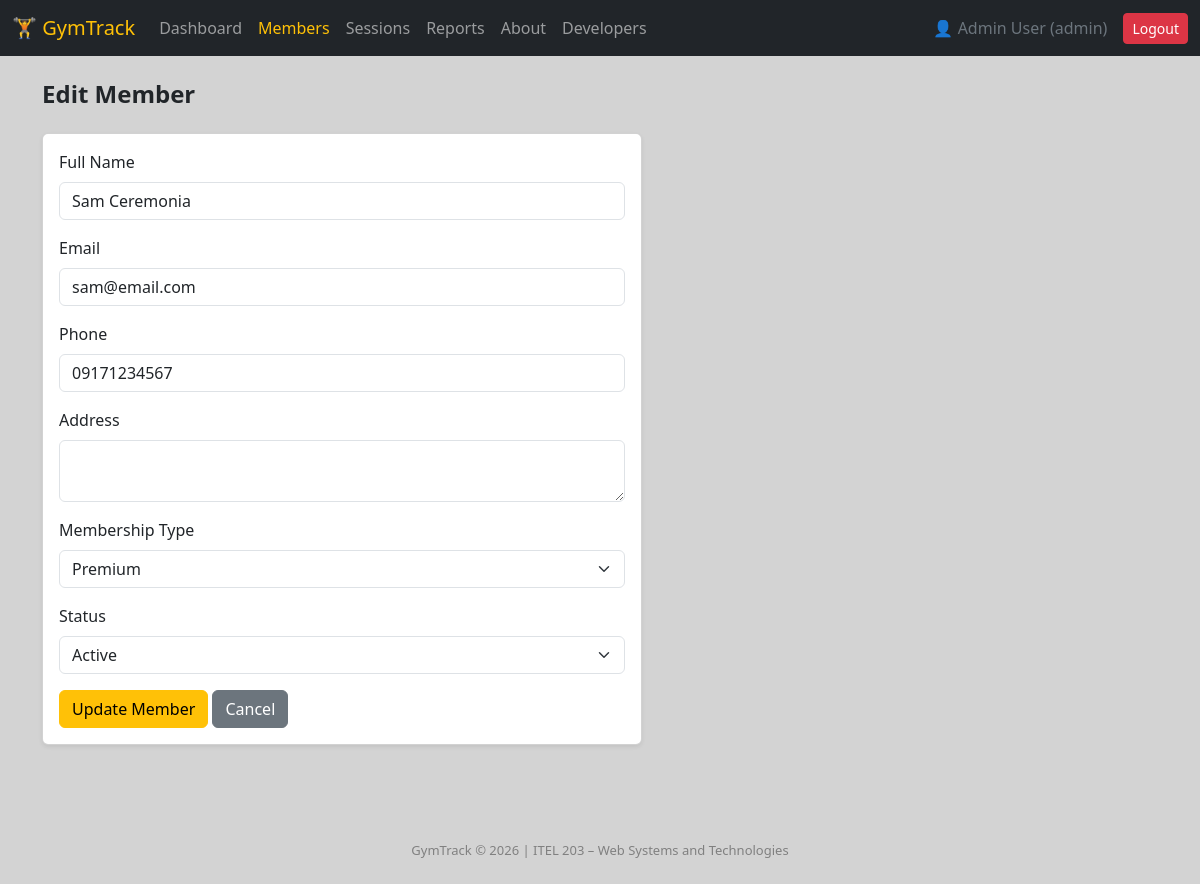
The page /member_edit.php?id=1 (signed in) on the database its author committed.
### tables this page shows
CREATE TABLE members (
    id INT AUTO_INCREMENT PRIMARY KEY,
    full_name VARCHAR(150) NOT NULL,
    email VARCHAR(100),
    phone VARCHAR(20),
    address TEXT,
    membership_type ENUM('Basic', 'Standard', 'Premium') DEFAULT 'Basic',
    status ENUM('Active', 'Inactive', 'Suspended') DEFAULT 'Active',
    created_at TIMESTAMP DEFAULT CURRENT_TIMESTAMP
);

### classes/Database.php (called while the page is built, shortened)
<?php
class Database {
    private $connection;
    public function __construct(){
        $this->connection = mysqli_connect("sql100.infinityfree.com", "if0_41715287", "pSDF3Um3lTc", "if0_41715287_db_gymtrack");
    }
    public function getConnection(){
        return $this->connection;
    }
}
?>

### init.php (called while the page is built, shortened)
<?php
require_once 'classes/Database.php';
require_once 'classes/Member.php';
$database = new Database();
$memberObj  = new Member($database);
?>

### classes/Member.php (called while the page is built, shortened)
<?php
class Member {
    private $conn;
    public function __construct($db){
        $this->conn = $db->getConnection();
    }
    public function getById($id){
        $id = (int)$id;
        $result = mysqli_query($this->conn, "SELECT * FROM members WHERE id=$id");
        return mysqli_fetch_assoc($result);
    }
}
?>

### member_edit.php (the view, shortened to what this page needs)
<?php
require_once 'init.php';
$id = (int)$_GET['id'];
$member = $memberObj->getById($id);
?>
<?php include 'head.php'; ?>
<?php include 'navbar.php'; ?>
<div class="container py-4">
    <h4 class="fw-bold mb-4">Edit Member</h4>
    <div class="card shadow-sm" style="max-width: 600px;">
        <div class="card-body">
            <form method="POST">
                <div class="mb-3">
                    <label class="form-label">Full Name</label>
                    <input type="text" name="full_name" class="form-control" value="<?= $member['full_name'] ?>" required>
                </div>
                <div class="mb-3">
                    <label class="form-label">Email</label>
                    <input type="email" name="email" class="form-control" value="<?= $member['email'] ?>">
                </div>
                <div class="mb-3">
                    <label class="form-label">Phone</label>
                    <input type="text" name="phone" class="form-control" value="<?= $member['phone'] ?>">
                </div>
                <div class="mb-3">
                    <label class="form-label">Address</label>
                    <textarea name="address" class="form-control" rows="2"><?= $member['address'] ?></textarea>
                </div>
                <div class="mb-3">
                    <label class="form-label">Membership Type</label>
                    <select name="membership_type" class="form-select">
                        <option value="Premium" <?php if($member['membership_type'] == 'Premium') echo 'selected'; ?>>Premium</option>
                    </select>
                </div>
                <div class="mb-3">
                    <label class="form-label">Status</label>
                    <select name="status" class="form-select">
                        <option value="Active" <?php if($member['status'] == 'Active') echo 'selected'; ?>>Active</option>
                    </select>
                </div>
                <button type="submit" name="update" class="btn btn-warning">Update Member</button>
                <a href="members.php" class="btn btn-secondary">Cancel</a>
            </form>
        </div>
    </div>
</div>
<?php include 'footer.php'; ?>

### head.php (style rules this page uses)
body { background-color: lightgray; }

### rows shown on the page
members: full_name "Sam Ceremonia", email "sam@email.com", phone "09171234567", membership_type "Premium", status "Active"

### other values the page prints
$_SESSION['user_name'] "Admin User"
$_SESSION['user_role'] "admin"
